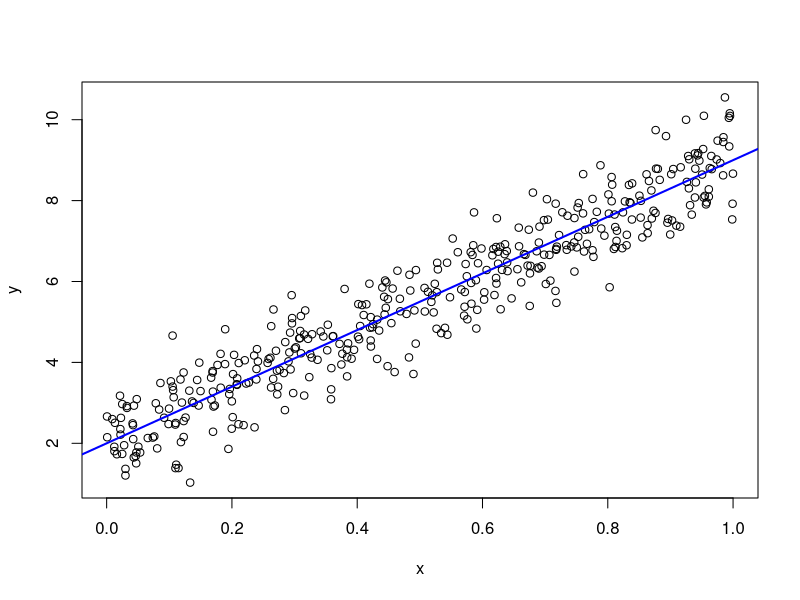

Recreate this plot in R.
## This was written by Jenny!
## our first stand-alone script
## can be source'd
## or could be run from command line via R CMD BATCH
## in Rstudio, we experimented with the various buttons
## and keyboard shortcuts RStudio's provides for sending
## code to the R console

a <- 2
b <- 7
sigSq <- 0.5
n <- 400

x <- runif(n)
y <- a + b * x + rnorm(n, sd = sqrt(sigSq))
(avgX <- mean(x))

write(avgX, "avgX.txt")

pdf("nifty_plot.pdf")
plot(x, y)
abline(a, b, col = "blue", lwd = 2)
dev.off()



